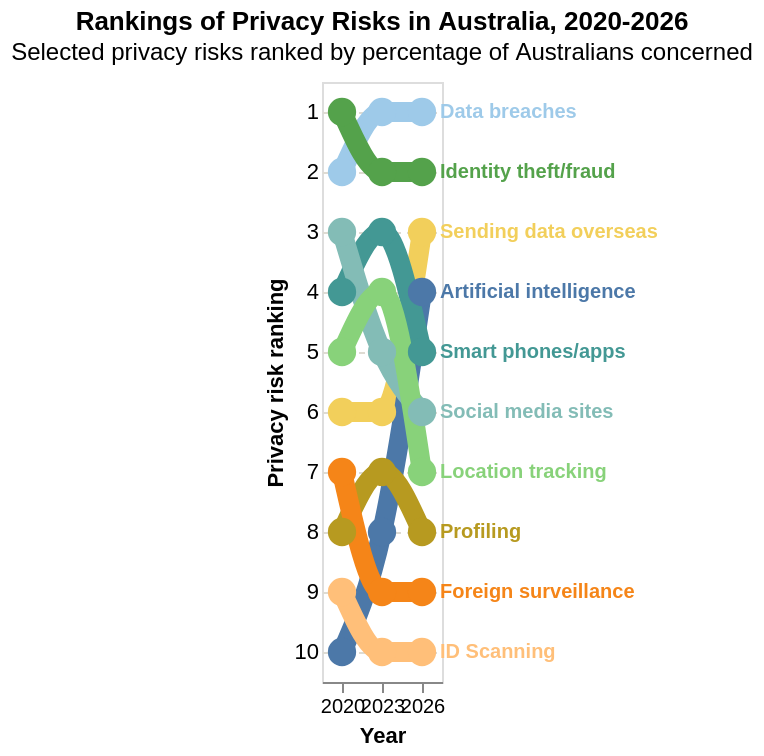

Describe this chart as a Vega-Lite specification.
### Vega-Lite specification from a JSON file in a GitHub repository (floating-point values rounded to 4 significant figures)
{"$schema": "https://vega.github.io/schema/vega-lite/v5.json", "title": {"text": "Rankings of Privacy Risks in Australia, 2020-2026", "subtitle": "Selected privacy risks ranked by percentage of Australians concerned"}, "width": "container", "height": 300, "data": {"values": [{"PrivacyRisk": "Data breaches", "Rank 2020": 2, "Rank 2023": 1, "Rank 2026": 1}, {"PrivacyRisk": "Identity theft/fraud", "Rank 2020": 1, "Rank 2023": 2, "Rank 2026": 2}, {"PrivacyRisk": "Sending data overseas", "Rank 2020": 6, "Rank 2023": 6, "Rank 2026": 3}, {"PrivacyRisk": "Artificial intelligence", "Rank 2020": 10, "Rank 2023": 8, "Rank 2026": 4}, {"PrivacyRisk": "Smart phones/apps", "Rank 2020": 4, "Rank 2023": 3, "Rank 2026": 5}, {"PrivacyRisk": "Social media sites", "Rank 2020": 3, "Rank 2023": 5, "Rank 2026": 6}, {"PrivacyRisk": "Location tracking", "Rank 2020": 5, "Rank 2023": 4, "Rank 2026": 7}, {"PrivacyRisk": "Profiling", "Rank 2020": 8, "Rank 2023": 7, "Rank 2026": 8}, {"PrivacyRisk": "Foreign surveillance", "Rank 2020": 7, "Rank 2023": 9, "Rank 2026": 9}, {"PrivacyRisk": "ID Scanning", "Rank 2020": 9, "Rank 2023": 10, "Rank 2026": 10}]}, "transform": [{"fold": ["Rank 2020", "Rank 2023", "Rank 2026"], "as": ["Year", "Rank"]}, {"calculate": "toNumber(replace(datum.Year, 'Rank ', ''))", "as": "Year"}], "encoding": {"x": {"field": "Year", "type": "ordinal", "sort": [2020, 2023, 2026], "axis": {"labelAngle": 0}}, "y": {"field": "Rank", "type": "quantitative", "scale": {"domain": [10.5, 0.5]}, "axis": {"title": "Privacy risk ranking", "titleFontSize": 11, "labelFontSize": 11, "values": [1, 2, 3, 4, 5, 6, 7, 8, 9, 10], "grid": true, "gridColor": "#dedbd2", "gridDash": [3, 3], "domain": false, "ticks": false}}, "color": {"field": "PrivacyRisk", "type": "nominal", "scale": {"scheme": "tableau20"}}, "detail": {"field": "PrivacyRisk"}, "tooltip": [{"field": "PrivacyRisk", "type": "nominal", "title": "Privacy risk"}, {"field": "Year", "type": "ordinal", "title": "Year"}, {"field": "Rank", "type": "quantitative", "title": "Rank", "format": ".0f"}]}, "layer": [{"mark": {"type": "line", "interpolate": "monotone", "strokeWidth": 10, "point": {"filled": true, "size": 200, "strokeWidth": 1}}}, {"transform": [{"filter": "datum.Year === 2026"}], "mark": {"type": "text", "align": "left", "dx": 9, "fontSize": 10, "fontWeight": "bold"}, "encoding": {"text": {"field": "PrivacyRisk"}, "color": {"field": "PrivacyRisk", "type": "nominal", "scale": {"scheme": "tableau20"}, "legend": null}}}]}
